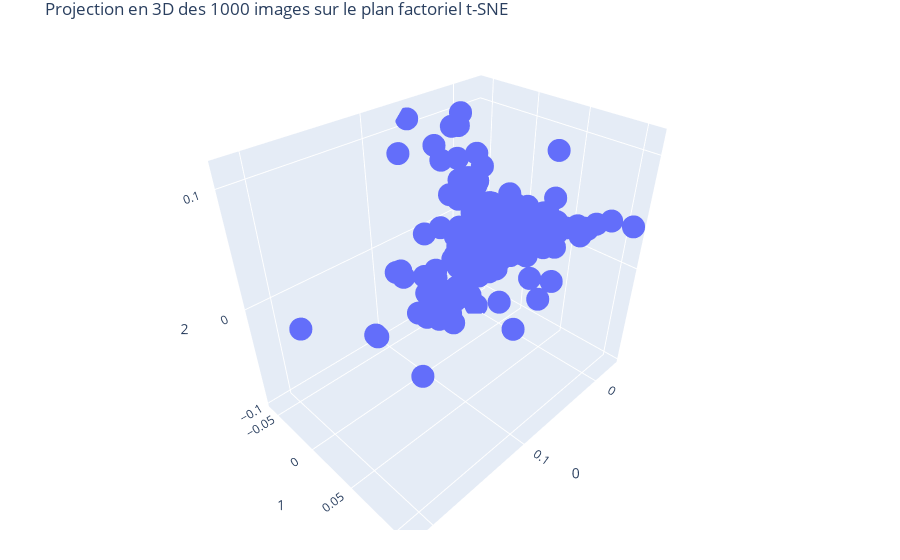

The code cell stored with this chart in its notebook:
### Markdown cell above
###  Réduction de dimensions par t-SNE

### Code cell
clear_output()

fig_2 = px.scatter_3d(data_img_clus_3D,
                 x="0",
                 y="1",
                 z="2")
fig_2.update_xaxes()
fig_2.update_yaxes()
fig_2.update_layout(title="Projection en 3D des {} images sur le plan factoriel t-SNE"\
                  .format(data_img_clus_3D.shape[0], 1))
margin = go.layout.Margin(l=20, r=20, b=30, t=30)
fig_2.update_layout(margin=margin)
fig_2.show()

### Figure 1 — Plotly figure (JSON) as saved in the notebook; plotly's stock layout.template omitted (floating-point values rounded to 4 significant figures; data arrays with more than 128 entries replaced by an {"elided": "..."} marker saying what was removed)
{"data": [{"hovertemplate": "0=%{x}<br>1=%{y}<br>2=%{z}<extra></extra>", "legendgroup": "", "marker": {"color": "#636efa", "symbol": "circle"}, "mode": "markers", "name": "", "scene": "scene", "showlegend": false, "type": "scatter3d", "x": {"elided": "1000 float values"}, "y": {"elided": "1000 float values"}, "z": {"elided": "1000 float values"}}], "layout": {"legend": {"tracegroupgap": 0}, "margin": {"b": 30, "l": 20, "r": 20, "t": 30}, "scene": {"domain": {"x": [0, 1], "y": [0, 1]}, "xaxis": {"title": {"text": "0"}}, "yaxis": {"title": {"text": "1"}}, "zaxis": {"title": {"text": "2"}}}, "title": {"text": "Projection en 3D des 1000 images sur le plan factoriel t-SNE"}}}
